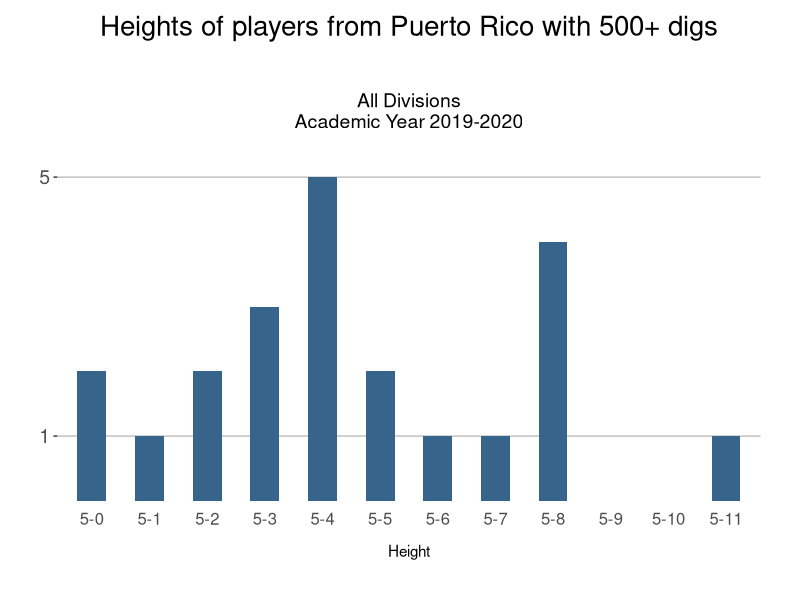

Reproduce this figure in R.
library(ggplot2)

all_players_500_digs_heights <- read.csv("./../../all_players_500_digs_heights.csv", encoding = "UTF-8")

# The following is just so that I can plot "5-9" and "5-10", since there are players from PR of those those heights with 500+ digs 
heights_count <- table(all_players_500_digs_heights$Height)
heights_count["5-9"] <- 0
heights_count["5-10"] <- 0
heights_count_df <- as.data.frame(cbind(heights_count))
heights_count_df$heights <- rownames(heights_count_df)
heights_count_df$heights <- as.factor(heights_count_df$heights)
heights_count_df$heights <- factor(heights_count_df$heights, levels(heights_count_df$heights)[c(1:2, 5:12, 3:4)])

theme_plot <- function(...) {
  # theme_minimal() +
  theme( 
    # axis.title.x = element_blank(),
    # axis.title.y = element_blank(),
    axis.title.y = element_blank(),
    axis.ticks.x = element_blank(),
    axis.text.x = element_text(size = 12, vjust = 4),
    axis.text.y = element_text(size = 14), 
    panel.grid.major.x = element_blank(),
    # panel.grid.major.y = element_blank(),
    panel.grid.major.y = element_line(colour = "gray75"),
    panel.grid.minor = element_blank(), 
    # text = element_text(size=16), 
    plot.title = element_text(hjust = 0.5, vjust = 10, size = 20), 
    plot.subtitle = element_text(hjust = 0.5, vjust = 5, size = 14),
    plot.margin = unit(c(2,1,1,1), "cm"),
    panel.background = element_rect(fill = 'white', color = "white"),
    # plot.background = element_rect(fill = 'gray95'),
    panel.border = element_blank(),
    legend.position = "none"
  )
}
# line_df <- data.frame(x1 = 11, x2 = 10.5, y1 = 1.2, y2 = 4)
p <- ggplot(heights_count_df) + geom_bar(aes(x=heights, y = heights_count), stat = "identity", fill="steelblue4", width=0.5, position = position_dodge(width=0.7)) + 
     scale_y_continuous(breaks = c(1, 5), limits = c(0, 5)) + 
     xlab("Height") +  
     theme_plot() + 
     ggtitle(label = "Heights of players from Puerto Rico with 500+ digs", subtitle = "All Divisions\nAcademic Year 2019-2020")
     # theme_plot()
     # scale_y_continuous(labels=percent) + 
     # geom_text(aes(label = paste(number_of_conferences, " / ", number_of_total_conferences), x=division, y = percent_of_conferences), position = position_dodge(width = 0.75), vjust = -0.6, colour = "cornflowerblue") + 
     # theme_minimal() + 
     # theme(axis.title.x = element_blank(), axis.title.y = element_blank(), axis.ticks = element_blank(), panel.grid.major = element_blank(), panel.grid.minor = element_blank(), text = element_text(size=16), plot.title = element_text(hjust = -0.3, vjust = 15), plot.margin = unit(c(2,1,1,1), "cm")) + 
     # ggtitle(label = "Percentage of conferences with players from Puerto Rico by division")
print(p)
# base_plot + geom_bar(stat = "identity", fill=color_blind_palette[2],position = "dodge", width = 0.8) + geom_text(aes(label = paste("IGS =",Avg_IGS), x = Programa, y = count), position = position_dodge(width = 0.75), vjust = -0.6, colour = "red") 
